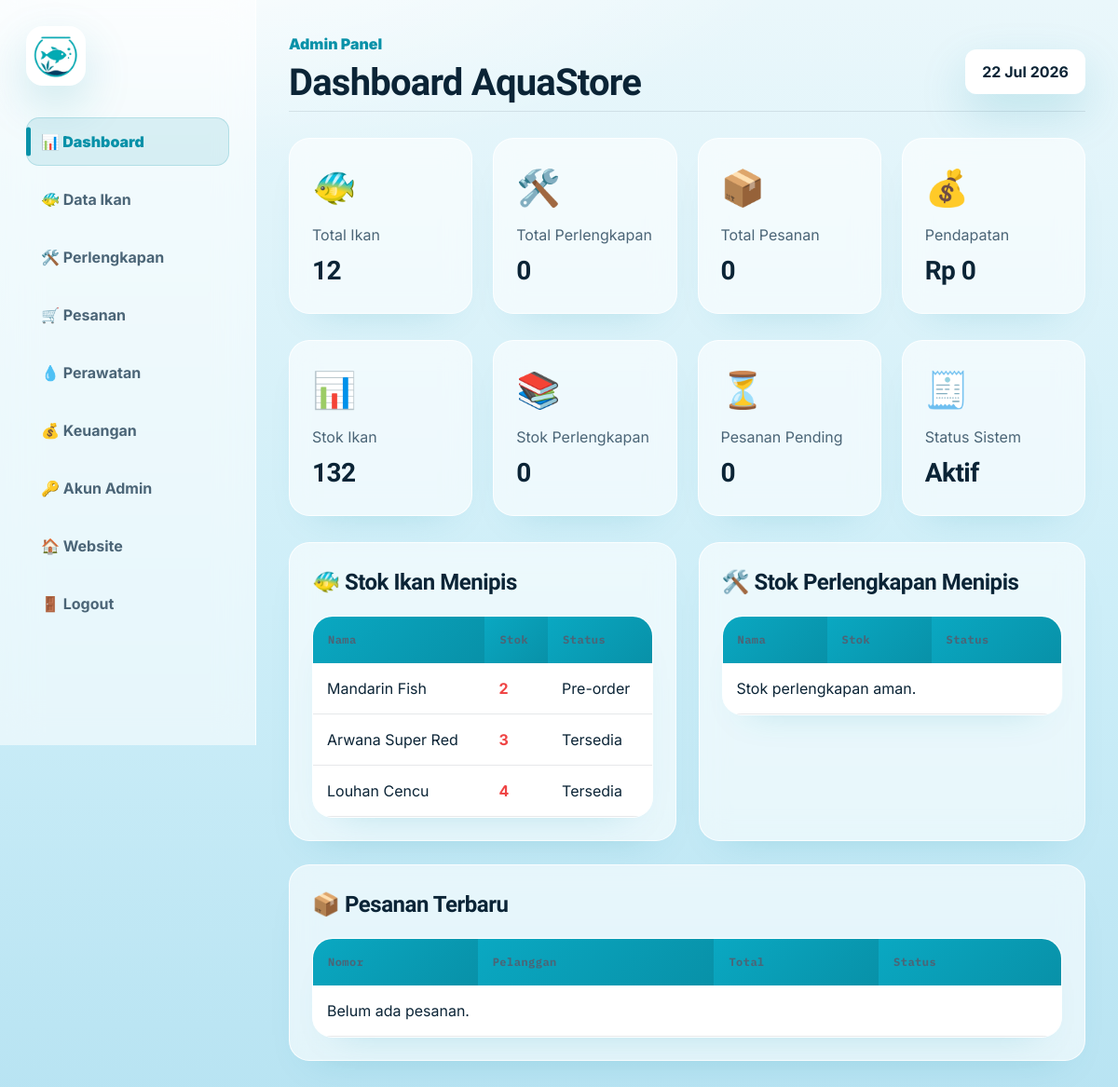
Page /admin/dashboard.php (signed in) on the earlier database version.
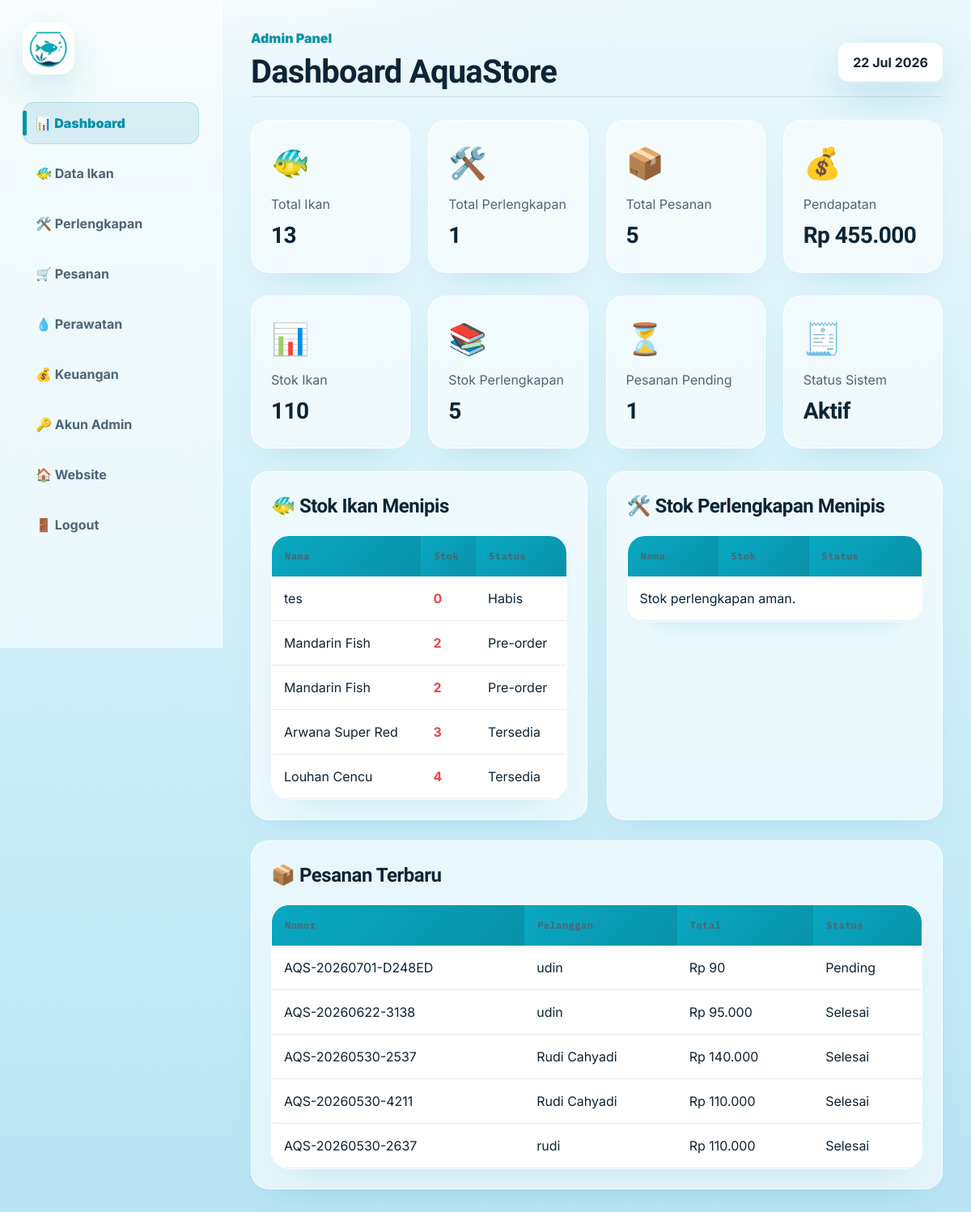
Same page on the later database version.
### tables this page shows
CREATE TABLE `ikan` (
  `id` int(11) NOT NULL,
  `nama` varchar(100) NOT NULL,
  `nama_latin` varchar(100) DEFAULT NULL,
  `kategori_air` enum('Laut','Tawar','Payau') NOT NULL,
  `kategori_sifat` enum('Predator','Non-Predator') NOT NULL,
  `kategori_jenis` enum('Hias','Konsumsi','Langka') NOT NULL,
  `harga` int(11) NOT NULL,
  `stok` int(11) NOT NULL,
  `ukuran_cm` decimal(5,2) DEFAULT NULL,
  `tingkat_perawatan` enum('Mudah','Sedang','Sulit') NOT NULL,
  `foto` varchar(255) DEFAULT NULL,
  `deskripsi` text DEFAULT NULL,
  `tips_perawatan` text DEFAULT NULL,
  `status` enum('Tersedia','Habis','Pre-order') DEFAULT 'Tersedia',
  `created_at` timestamp NOT NULL DEFAULT current_timestamp()
);

CREATE TABLE `pesanan` (
  `id` int(11) NOT NULL,
  `pelanggan_id` int(11) DEFAULT NULL,
  `nomor_pesanan` varchar(50) NOT NULL,
  `nama_pelanggan` varchar(100) NOT NULL,
  `no_hp` varchar(30) NOT NULL,
  `alamat` text NOT NULL,
  `metode_pengiriman` varchar(50) NOT NULL,
  `metode_bayar` varchar(50) NOT NULL,
  `bukti_pembayaran` varchar(255) DEFAULT NULL,
  `status_pembayaran` enum('Belum Bayar','Menunggu Verifikasi','Terverifikasi','Ditolak') DEFAULT 'Belum Bayar',
  `catatan_pembayaran` text DEFAULT NULL,
  `total_harga` int(11) NOT NULL,
  `status` enum('Pending','Diproses','Dikirim','Selesai') DEFAULT 'Pending',
  `created_at` timestamp NOT NULL DEFAULT current_timestamp()
);

### config/db.php (called while the page is built, shortened)
<?php
function e($text)
{
    return htmlspecialchars((string) ($text ?? ''), ENT_QUOTES, 'UTF-8');
}
function rupiah($angka)
{
    return 'Rp ' . number_format((int) $angka, 0, ',', '.');
}

### admin/dashboard.php (the view, shortened to what the changed rows need)
<?php
require "../config/db.php";
$totalIkan = $pdo->query("SELECT COUNT(*) FROM ikan")->fetchColumn() ?: 0;
$totalStokIkan = $pdo->query("SELECT SUM(stok) FROM ikan")->fetchColumn() ?: 0;
$totalPerlengkapan = $pdo->query("SELECT COUNT(*) FROM perlengkapan")->fetchColumn() ?: 0;
$totalStokPerlengkapan = $pdo->query("SELECT SUM(stok) FROM perlengkapan")->fetchColumn() ?: 0;
$totalPesanan = $pdo->query("SELECT COUNT(*) FROM pesanan")->fetchColumn() ?: 0;
$pesananPending = $pdo->query("SELECT COUNT(*) FROM pesanan WHERE status='Pending'")->fetchColumn() ?: 0;
$pendapatan = $pdo->query("SELECT SUM(total_harga) FROM pesanan WHERE status='Selesai'")->fetchColumn() ?: 0;
$ikanTipis = $pdo->query("SELECT * FROM ikan WHERE stok < 5 ORDER BY stok ASC LIMIT 5")->fetchAll();
$pesananBaru = $pdo->query("SELECT * FROM pesanan ORDER BY id DESC LIMIT 5")->fetchAll();
?>
<!DOCTYPE html>
<html lang="id">
<head>
    <link rel="stylesheet" href="../assets/css/style.css?v=30">
</head>
<body>
    <div class="admin-layout">
        <main class="admin-content">
            <div class="admin-header">
                <div>
                    <h1>Dashboard AquaStore</h1>
                </div>
            </div>
            <div class="admin-stats">
                <div class="dash-card">
                    <span>🐠</span>
                    <p>Total Ikan</p>
                    <h2><?= $totalIkan ?></h2>
                </div>
                <div class="dash-card">
                    <span>🛠️</span>
                    <p>Total Perlengkapan</p>
                    <h2><?= $totalPerlengkapan ?></h2>
                </div>
                <div class="dash-card">
                    <span>📦</span>
                    <p>Total Pesanan</p>
                    <h2><?= $totalPesanan ?></h2>
                </div>
                <div class="dash-card">
                    <span>💰</span>
                    <p>Pendapatan</p>
                    <h2><?= rupiah($pendapatan) ?></h2>
                </div>
            </div>
            <div class="admin-stats">
                <div class="dash-card">
                    <span>📊</span>
                    <p>Stok Ikan</p>
                    <h2><?= $totalStokIkan ?></h2>
                </div>
                <div class="dash-card">
                    <span>📚</span>
                    <p>Stok Perlengkapan</p>
                    <h2><?= $totalStokPerlengkapan ?></h2>
                </div>
                <div class="dash-card">
                    <span>⏳</span>
                    <p>Pesanan Pending</p>
                    <h2><?= $pesananPending ?></h2>
                </div>
                <div class="dash-card">
                    <h2>Aktif</h2>
                </div>
            </div>
            <div class="admin-grid">
                <div class="admin-panel">
                    <h2>🐠 Stok Ikan Menipis</h2>
                    <div class="table-box">
                        <table>
                            <tr>
                                <th>Nama</th>
                                <th>Stok</th>
                                <th>Status</th>
                            </tr>
                            <?php if ($ikanTipis): ?>
                                <?php foreach ($ikanTipis as $i): ?>
                                    <tr>
                                        <td><?= e($i['nama']) ?></td>
                                        <td><b class="stock-low-text"><?= e($i['stok']) ?></b></td>
                                        <td><?= e($i['status']) ?></td>
                                    </tr>
                                <?php endforeach; ?>
                            <?php else: ?>
                                <tr>
                                    <td colspan="3">Stok ikan aman.</td>
                                </tr>
                            <?php endif; ?>
                        </table>
                    </div>
                </div>
                <div class="admin-panel">
                    <h2>🛠️ Stok Perlengkapan Menipis</h2>
                    <div class="table-box">
                        <table>
                            <tr>
                                <th>Nama</th>
                                <th>Stok</th>
                                <th>Status</th>
                            </tr>
                        </table>
                    </div>
                </div>
            </div>
            <div class="admin-panel">
                <h2>📦 Pesanan Terbaru</h2>
                <div class="table-box">
                    <table>
                        <tr>
                            <th>Nomor</th>
                            <th>Pelanggan</th>
                            <th>Total</th>
                            <th>Status</th>
                        </tr>
                        <?php if ($pesananBaru): ?>
                            <?php foreach ($pesananBaru as $p): ?>
                                <tr>
                                    <td><?= e($p['nomor_pesanan']) ?></td>
                                    <td><?= e($p['nama_pelanggan']) ?></td>
                                    <td><?= rupiah($p['total_harga']) ?></td>
                                    <td><?= e($p['status']) ?></td>
                                </tr>
                            <?php endforeach; ?>
                        <?php else: ?>
                            <tr>
                                <td colspan="4">Belum ada pesanan.</td>
                            </tr>
                        <?php endif; ?>
                    </table>
                </div>
            </div>
        </main>
    </div>
</body>
</html>

Differences in the rows shown:
added ikan: nama "tes", stok "0", status "Habis"
now on this page (row edited): ikan: nama "Mandarin Fish", stok "2", status "Pre-order"
added pesanan: nomor_pesanan "AQS-20260701-D248ED", nama_pelanggan "udin", total_harga "Rp 90", status "Pending"
added pesanan: nomor_pesanan "AQS-20260622-3138", nama_pelanggan "udin", total_harga "Rp 95.000", status "Selesai"
added pesanan: nomor_pesanan "AQS-20260530-2537", nama_pelanggan "Rudi Cahyadi", total_harga "Rp 140.000", status "Selesai"
added pesanan: nomor_pesanan "AQS-20260530-4211", nama_pelanggan "Rudi Cahyadi", total_harga "Rp 110.000", status "Selesai"
added pesanan: nomor_pesanan "AQS-20260530-2637", nama_pelanggan "rudi", total_harga "Rp 110.000", status "Selesai"
Other differences:
$totalIkan: "12" → "13"
$totalPerlengkapan: "0" → "1"
$totalPesanan: "0" → "5"
rupiah($pendapatan): "Rp 0" → "Rp 455.000"
$totalStokIkan: "132" → "110"
$totalStokPerlengkapan: "0" → "5"
$pesananPending: "0" → "1"
text no longer shown: "Belum ada pesanan."
